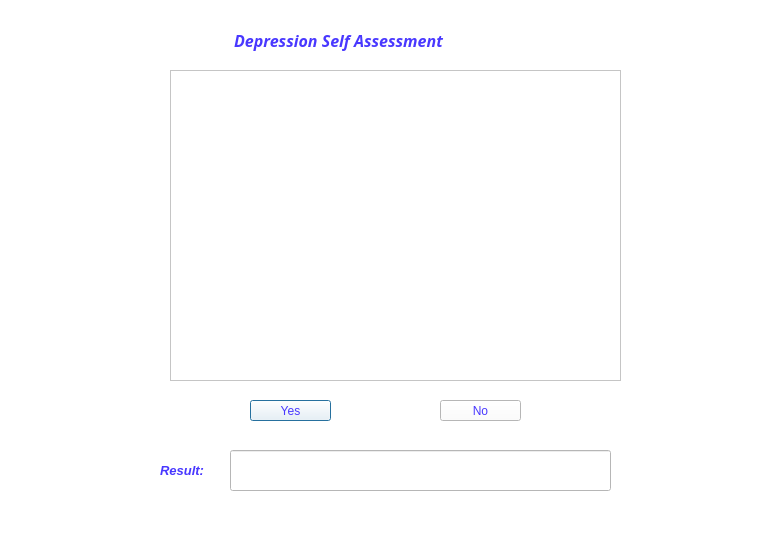
<?xml version="1.0" encoding="UTF-8"?>
<ui version="4.0">
 <class>ChatApp</class>
 <widget class="QDialog" name="ChatApp">
  <property name="enabled">
   <bool>true</bool>
  </property>
  <property name="geometry">
   <rect>
    <x>0</x>
    <y>0</y>
    <width>764</width>
    <height>548</height>
   </rect>
  </property>
  <property name="minimumSize">
   <size>
    <width>764</width>
    <height>548</height>
   </size>
  </property>
  <property name="maximumSize">
   <size>
    <width>764</width>
    <height>548</height>
   </size>
  </property>
  <property name="windowTitle">
   <string>ChatApp - Client</string>
  </property>
  <property name="autoFillBackground">
   <bool>false</bool>
  </property>
  <property name="styleSheet">
   <string notr="true">background-color: rgb(255, 255, 255);
</string>
  </property>
  <widget class="QListWidget" name="messagesList">
   <property name="geometry">
    <rect>
     <x>170</x>
     <y>70</y>
     <width>451</width>
     <height>311</height>
    </rect>
   </property>
   <property name="minimumSize">
    <size>
     <width>451</width>
     <height>311</height>
    </size>
   </property>
   <property name="maximumSize">
    <size>
     <width>451</width>
     <height>311</height>
    </size>
   </property>
  </widget>
  <widget class="QPushButton" name="yesButton">
   <property name="geometry">
    <rect>
     <x>250</x>
     <y>400</y>
     <width>81</width>
     <height>21</height>
    </rect>
   </property>
   <property name="minimumSize">
    <size>
     <width>81</width>
     <height>21</height>
    </size>
   </property>
   <property name="maximumSize">
    <size>
     <width>81</width>
     <height>21</height>
    </size>
   </property>
   <property name="font">
    <font>
     <kerning>true</kerning>
    </font>
   </property>
   <property name="styleSheet">
    <string notr="true">color : rgb(73, 56, 255)</string>
   </property>
   <property name="text">
    <string>Yes</string>
   </property>
  </widget>
  <widget class="QPushButton" name="noButton">
   <property name="geometry">
    <rect>
     <x>440</x>
     <y>400</y>
     <width>81</width>
     <height>21</height>
    </rect>
   </property>
   <property name="minimumSize">
    <size>
     <width>81</width>
     <height>21</height>
    </size>
   </property>
   <property name="maximumSize">
    <size>
     <width>81</width>
     <height>21</height>
    </size>
   </property>
   <property name="styleSheet">
    <string notr="true">color : rgb(73, 56, 255)</string>
   </property>
   <property name="text">
    <string>No</string>
   </property>
  </widget>
  <widget class="QLabel" name="resultLabel">
   <property name="geometry">
    <rect>
     <x>160</x>
     <y>460</y>
     <width>61</width>
     <height>21</height>
    </rect>
   </property>
   <property name="font">
    <font>
     <pointsize>10</pointsize>
     <weight>75</weight>
     <italic>true</italic>
     <bold>true</bold>
    </font>
   </property>
   <property name="styleSheet">
    <string notr="true">color : rgb(73, 56, 255)</string>
   </property>
   <property name="text">
    <string>Result:</string>
   </property>
  </widget>
  <widget class="QLineEdit" name="result">
   <property name="geometry">
    <rect>
     <x>230</x>
     <y>450</y>
     <width>381</width>
     <height>41</height>
    </rect>
   </property>
  </widget>
  <widget class="QLabel" name="Title">
   <property name="geometry">
    <rect>
     <x>230</x>
     <y>20</y>
     <width>381</width>
     <height>41</height>
    </rect>
   </property>
   <property name="font">
    <font>
     <family>Lucida Fax</family>
     <pointsize>12</pointsize>
     <weight>75</weight>
     <italic>true</italic>
     <bold>true</bold>
    </font>
   </property>
   <property name="styleSheet">
    <string notr="true">color : rgb(73, 56, 255)</string>
   </property>
   <property name="text">
    <string> Depression Self Assessment</string>
   </property>
  </widget>
 </widget>
 <resources>
  <include location="images.qrc"/>
 </resources>
 <connections/>
</ui>
